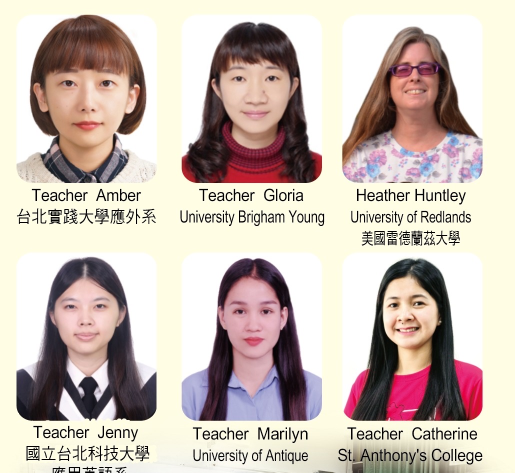
#> input picture source-assets/teachers/current-teachers.jpg, 1030 x 945 px (shown at 1/2 size)
$ python create_teacher_crops.py
#> lines starting #> are read from the running program, lines starting #| are printed output that depends on the picture
from pathlib import Path

from PIL import Image


ROOT = Path(__file__).resolve().parents[1]
SOURCE = ROOT / "source-assets" / "teachers" / "current-teachers.jpg"
TEACHER_SOURCE = ROOT / "source-assets" / "teachers"
OUTPUT = ROOT / "public" / "images" / "optimized" / "teachers"

# 新版師資合照中四張既有肖像的裁切框（皆為 4:5）。Jenny 稍微收緊左右，
# 消除舊照造成的偏寬視覺，同時保留自然的頭肩比例。
CROPS = {
    "amber-chen": (33, 20, 313, 370),
    "gloria-hu": (372, 22, 646, 365),
    "heather-huntley": (685, 22, 959, 365),
    "jenny-lin": (47, 507, 301, 825),
}


def save_teacher(name: str, photo: Image.Image) -> None:
    source_path = TEACHER_SOURCE / f"{name}.jpg"
    output_path = OUTPUT / f"{name}.webp"

    photo.save(source_path, "JPEG", quality=95, optimize=True)
    web_photo = photo.resize((608, 760), Image.Resampling.LANCZOS)
    web_photo.save(output_path, "WEBP", quality=84, method=6)


def main() -> None:
    OUTPUT.mkdir(parents=True, exist_ok=True)
    with Image.open(SOURCE) as source:
#> source is the input picture: PIL image 1030x945 RGB; mean R, G, B 201.7, 188.1, 179.5
        image = source.convert("RGB")
        for name, box in CROPS.items():
            save_teacher(name, image.crop(box))
#> this loop made 4 passes
#> pass 1, in save_teacher, `photo.save(source_path, "JPEG", quality=95, optimize=True)`:
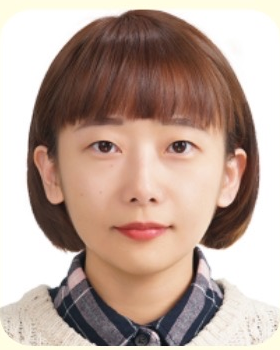
#> saved as amber-chen.jpg: PIL image 280x350 RGB; mean R, G, B 187.1, 164.4, 153.3
#> pass 2, in save_teacher (call 2), `photo.save(source_path, "JPEG", quality=95, optimize=True)`:
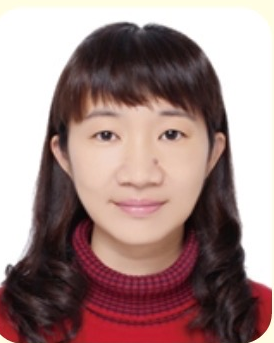
#> saved as gloria-hu.jpg: PIL image 274x343 RGB; mean R, G, B 161.8, 135.3, 133.1


if __name__ == "__main__":
    main()

$ run again, with source-assets/teachers/amber-chen.jpg copied over source-assets/teachers/current-teachers.jpg
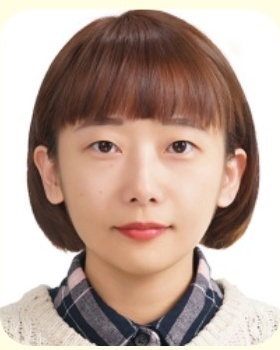
#> input picture source-assets/teachers/amber-chen.jpg, 280 x 350 px
#> in main, source is the input picture: PIL image 280x350 RGB; mean R, G, B 187, 164.4, 153.3
#> the loop in main, `for name, box in CROPS.items():` made 4 passes
#> pass 1, in save_teacher, `photo.save(source_path, "JPEG", quality=95, optimize=True)`:
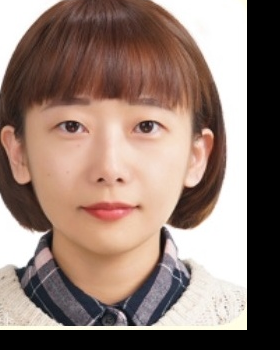
#> saved as amber-chen.jpg: PIL image 280x350 RGB; mean R, G, B 146.3, 124.2, 114.3

$ run again, with source-assets/teachers/catherine.jpg copied over source-assets/teachers/current-teachers.jpg
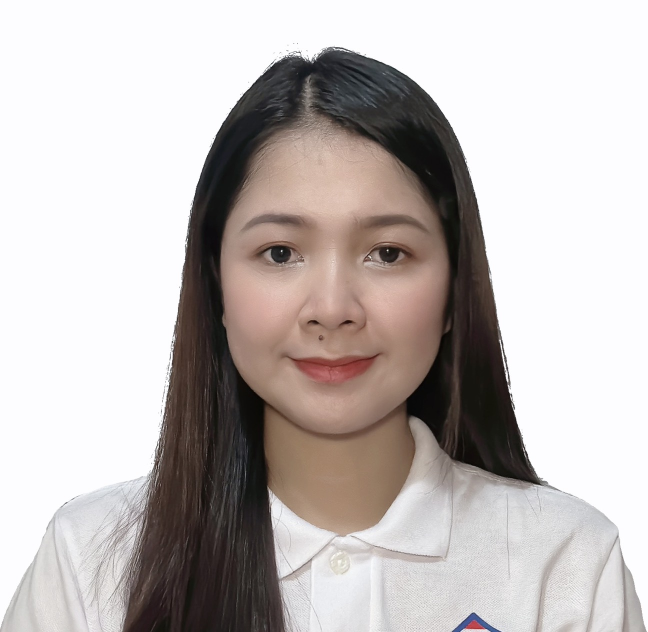
#> input picture source-assets/teachers/catherine.jpg, 1295 x 1264 px (shown at 1/2 size)
#> in main, source is the input picture: PIL image 1295x1264 RGB; mean R, G, B 191.9, 185.3, 183.5
#> the loop in main, `for name, box in CROPS.items():` made 4 passes
#> pass 2, in save_teacher (call 2), `photo.save(source_path, "JPEG", quality=95, optimize=True)`:
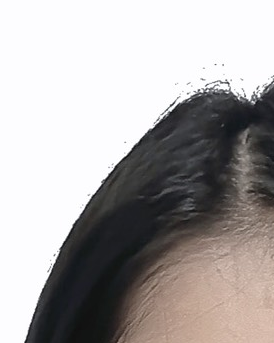
#> saved as gloria-hu.jpg: PIL image 274x343 RGB; mean R, G, B 171.8, 167.9, 167.2

$ run again, with source-assets/teachers/gloria-hu.jpg copied over source-assets/teachers/current-teachers.jpg
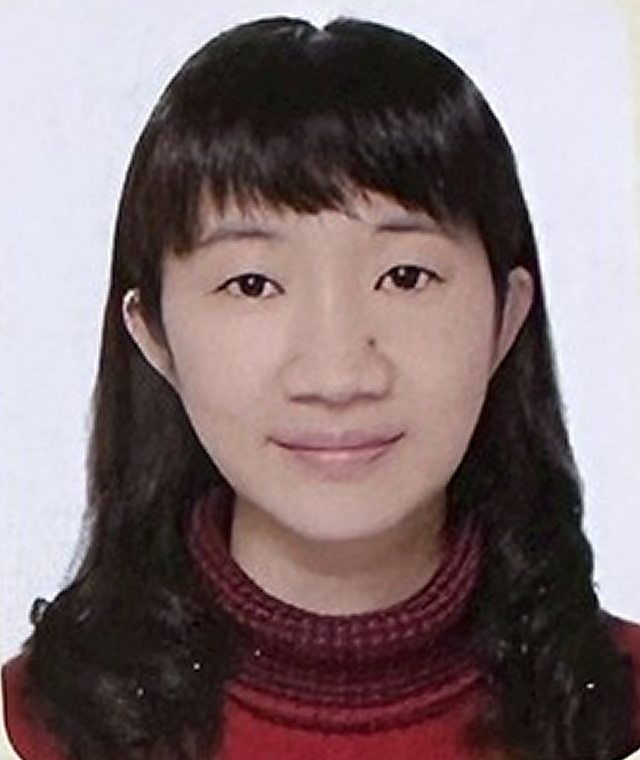
#> input picture source-assets/teachers/gloria-hu.jpg, 640 x 760 px
#> in main, source is the input picture: PIL image 640x760 RGB; mean R, G, B 129.6, 113.4, 115.5
#> the loop in main, `for name, box in CROPS.items():` made 4 passes
#> pass 1, in save_teacher, `photo.save(source_path, "JPEG", quality=95, optimize=True)`:
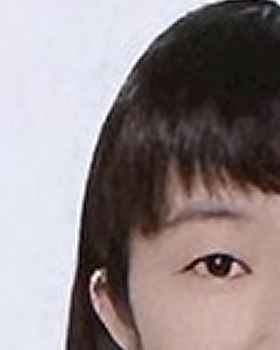
#> saved as amber-chen.jpg: PIL image 280x350 RGB; mean R, G, B 145.9, 134.9, 136.7
#> pass 2, in save_teacher (call 2), `photo.save(source_path, "JPEG", quality=95, optimize=True)`:
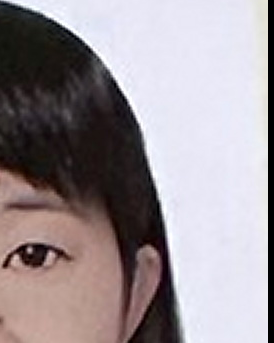
#> saved as gloria-hu.jpg: PIL image 274x343 RGB; mean R, G, B 154.8, 145.9, 150.1
